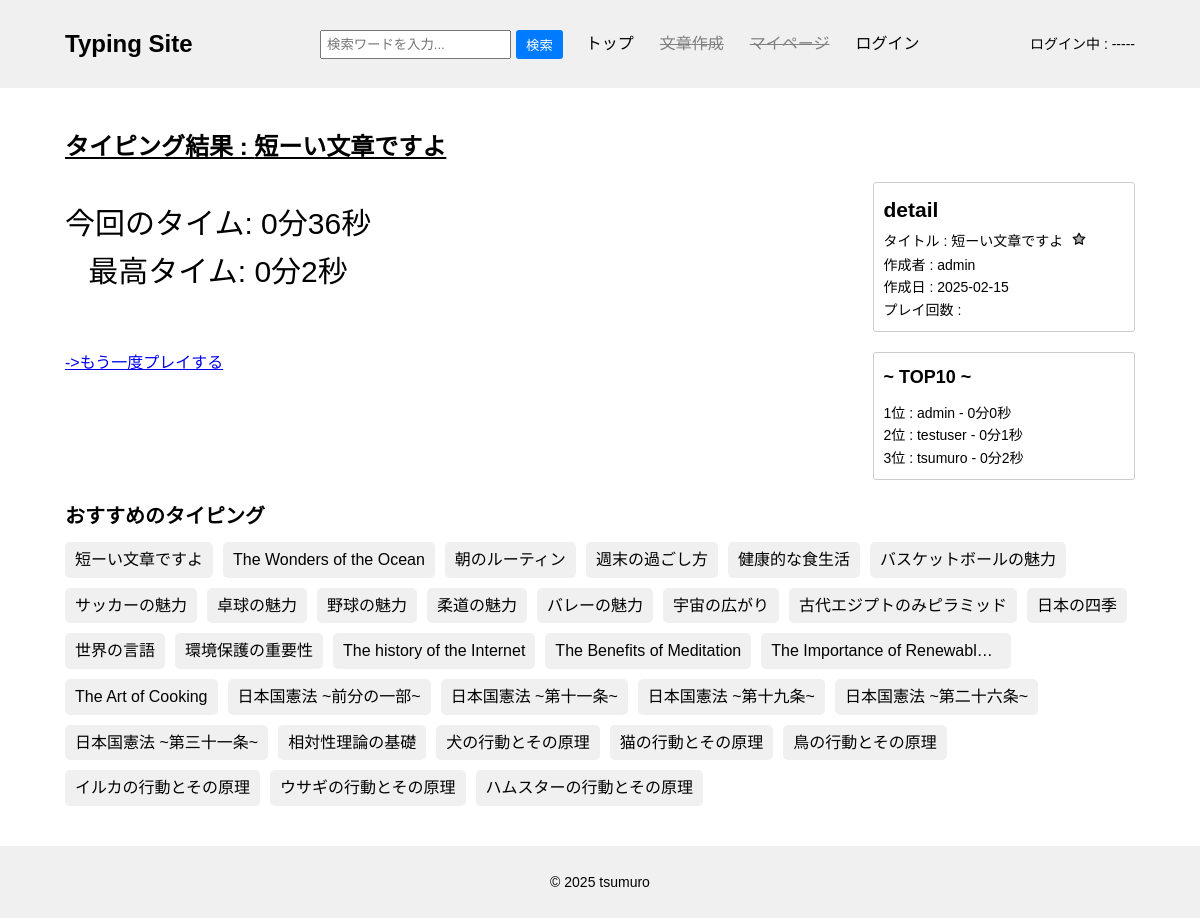
/result/36/36/, run on the app's committed database.
### typingapp/models.py (models this page shows, shortened)
class History(models.Model):
    user = models.ForeignKey(CustomUser, on_delete=models.CASCADE)
    title = models.ForeignKey(Content, on_delete=models.CASCADE)
    typing_time = models.IntegerField()

### contentapp/models.py (models this page shows)
class Content(models.Model):
    user = models.ForeignKey(
        settings.AUTH_USER_MODEL,
        on_delete=models.SET_NULL,
        null=True,
        blank=True
    )
    title = models.CharField(max_length=50, unique=True)
    sentence = models.TextField()
    category = models.ForeignKey(
        Category,
        on_delete=models.SET_NULL,
        null=True,
        blank=True,
    )
    is_public = models.BooleanField(default=True)
    play_count = models.IntegerField(default=0)
    created_at = models.DateTimeField(auto_now_add=True)
    def __str__(self):
        return self.title

### accounts/models.py (models this page shows)
class CustomUser(AbstractUser):
    pass

### typingapp/views.py (the view, shortened to what this page needs)
# urls.py: path('result/<int:pk>/<int:typing_time>/', views.ResultView.as_view(), name='result'),
class ResultView(generic.DetailView):
    model = History
    template_name = "result.html"
    context_object_name = "history"
    def get_context_data(self, **kwargs):
        context = super().get_context_data(**kwargs)
        typing_time = self.kwargs.get("typing_time")
        pk = self.kwargs['pk']
        history = History.objects.get(pk=pk)
        if self.request.user.is_authenticated:
            is_favorite = Favorite.objects.filter(user=self.request.user, title=history.title).exists()
        else:
            is_favorite = False
        context['is_favorite'] = is_favorite
        context["typing_time"] = int(typing_time)
        context["is_best_time"] = typing_time == self.object.typing_time
        context['ranking_list'] = History.objects.filter(title__title=self.object.title).order_by("typing_time")
        context['content_list'] = Content.objects.filter(is_public=True).order_by('-play_count')
        return context

### templatetags/custom_filters.py (called while the page is built)
@register.filter
def format_duration(seconds):
    minutes = seconds // 60
    remaining_seconds = seconds % 60
    return f"{minutes}分{remaining_seconds}秒"

### typingapp/templates/result.html (shortened to what this page needs)
{% extends "base.html" %}
{% load custom_filters %}
{% block contents %}
<div class="index-content">
    <div class="typing-content">
        <div id="title">
            <p><strong>タイピング結果 : {{ history.title }} </strong></p>
        </div>
        <div class="result-time">
            {% if is_best_time %}
                <p style="color: green; font-weight: bold;">🎉 最高タイムです！ {{ typing_time|format_duration }} 🎉</p>
            {% else %}
                <p>今回のタイム: {{ typing_time|format_duration }} </p>
                <p>最高タイム: {{ history.typing_time|format_duration }} </p>
            {% endif %}
        </div>
        <div id="result-comment">
            <a href="{% url "typingapp:typing" history.title.pk %}">->もう一度プレイする</a>
        </div>
    </div>
    <div class="info-content">
        <div class="detail-list">
            <form method="post">
                <p>
                    <h2>detail</h2>
                    タイトル : {{ history.title }}
                    {% if is_favorite %}
                        <input type="hidden" name="action" value="delete_favorite">
                        <button type="submit" id="favorite-button" class="favorite-delete-btn" title="お気に入り削除">
                            <svg xmlns="http://www.w3.org/2000/svg" width="24" height="24" viewBox="0 0 24 24" fill="currentColor" stroke="currentColor" stroke-width="2" stroke-linecap="round" stroke-linejoin="round">
                                <polygon points="12 2 15.09 8.26 22 9.27 17 14.14 18.18 21.02 12 17.77 5.82 21.02 7 14.14 2 9.27 8.91 8.26 12 2"></polygon>
                            </svg>
                        </button>
                    {% else %}
                        <button type="submit" id="favorite-button" class="favorite-add-btn" title="お気に入り登録">
                            <svg xmlns="http://www.w3.org/2000/svg" width="24" height="24" viewBox="0 0 24 24" fill="currentColor" stroke="currentColor" stroke-width="2" stroke-linecap="round" stroke-linejoin="round">
                                <polygon points="12 2 15.09 8.26 22 9.27 17 14.14 18.18 21.02 12 17.77 5.82 21.02 7 14.14 2 9.27 8.91 8.26 12 2"></polygon>
                            </svg>
                        </button>
                    {% endif %}
                    <br>
                    作成者 : {{ history.title.user }}
                    <br>
                    作成日 : {{ history.title.created_at|date:"Y-m-j" }}
                    <br>
                    プレイ回数 : {{ hitory.title.play_count }}
                </p>
            </form>
        </div>
        <div class="ranking_list">
            <h2>~ TOP10 ~</h2>
            <ul>
                {% for ranking in ranking_list|slice:":10" %}
                    <li>{{ forloop.counter }}位 : {{ ranking.user }} - {{ ranking.typing_time|format_duration }}</li>
                {% empty %}
                    <li>まだランキングがありません</li>
                {% endfor %}
            </ul>
        </div>
    </div>
</div>
<div class="content-list">
    <h2>おすすめのタイピング</h2>
    <ul>
        {% for content in content_list %}
        <li><a href="{% url "typingapp:typing" content.pk %}">{{ content.title }}</a></li>
        {% endfor %}
    </ul>
</div>
{% endblock %}

### typingproject/static/css/style.css (style rules this page uses)
* { margin: 0; padding: 0; box-sizing: border-box; }
body { font-family: Arial, sans-serif; line-height: 1.6; }
.index-content { display: flex; gap: 20px; margin-bottom: 20px; }
.typing-content { flex: 7.5; }
.info-content { flex: 2.5; }
.typing-content #title { font-size: 24px; margin-bottom: 15px; display: flex; align-items: center; gap: 10px; text-decoration: underline; }
.detail-list #favorite-button svg { width: 14px; height: 14px; }
.info-content .detail-list #favorite-button { font-size: 15px; }
.result-time { font-size: 30px; text-align: center; position: absolute; top: 200px; }
#result-comment { position: absolute; top:350px; }
.info-content { font-size: 14px; padding-top: 54px; }
.info-content .detail-list { margin-bottom: 20px; }
.detail-list, .ranking_list { padding: 10px; border: 1px solid #ccc; border-radius: 3px; }
.info-content .ranking_list h2 { font-size: 18px; margin-bottom: 10px; }
.info-content .ranking_list ul { list-style-type: none; padding-left: 0; }
.content-list { margin-top: 20px; }
.content-list h2 { font-size: 20px; margin-bottom: 10px; }
.content-list ul { display: flex; flex-wrap: wrap; gap: 10px; list-style-type: none; padding-left: 0; }
.content-list li { background-color: #f0f0f0; border-radius: 5px; display: inline-block; max-width: 250px; transition: transform 0.2s ease, box-shadow 0.2s ease; }
.content-list a { text-decoration: none; color: #000; display: block; padding: 5px 10px; white-space: nowrap; overflow: hidden; text-overflow: ellipsis; }
.favorite-delete-btn, .favorite-add-btn { background: none; border: none; cursor: pointer; padding: 5px; transition: all 0.3s ease; }
.favorite-add-btn svg { width: 20px; height: 20px; fill: #aeaeae; transition: all 0.3s ease; }

### data on the page
History: title "短ーい文章ですよ", typing_time "0分2秒", title.user "admin", title.created_at "2025-02-15", user "tsumuro"
History: user "admin", typing_time "0分0秒"
History: user "testuser", typing_time "0分1秒"
Content: title "短ーい文章ですよ"
Content: title "The Wonders of the Ocean"
Content: title "朝のルーティン"
Content: title "週末の過ごし方"
Content: title "健康的な食生活"
Content: title "バスケットボールの魅力"
Content: title "サッカーの魅力"
Content: title "卓球の魅力"
Content: title "野球の魅力"
Content: title "柔道の魅力"
Content: title "バレーの魅力"
Content: title "宇宙の広がり"
Content: title "古代エジプトのみピラミッド"
Content: title "日本の四季"
Content: title "世界の言語"
Content: title "環境保護の重要性"
Content: title "The history of the Internet"
Content: title "The Benefits of Meditation"
Content: title "The Importance of Renewabl…"
Content: title "The Art of Cooking"
Content: title "日本国憲法 ~前分の一部~"
Content: title "日本国憲法 ~第十一条~"
Content: title "日本国憲法 ~第十九条~"
Content: title "日本国憲法 ~第二十六条~"
Content: title "日本国憲法 ~第三十一条~"
Content: title "相対性理論の基礎"
Content: title "犬の行動とその原理"
Content: title "猫の行動とその原理"
Content: title "鳥の行動とその原理"
Content: title "イルカの行動とその原理"
Content: title "ウサギの行動とその原理"
Content: title "ハムスターの行動とその原理"

### other printed values
{{ typing_time|format_duration }} "0分36秒"
